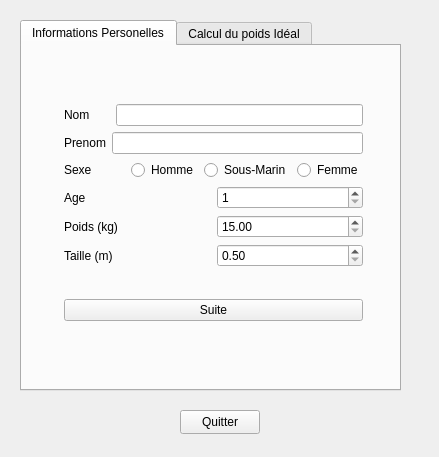
<?xml version="1.0" encoding="UTF-8"?>
<ui version="4.0">
 <class>Widget</class>
 <widget class="QWidget" name="Widget">
  <property name="geometry">
   <rect>
    <x>0</x>
    <y>0</y>
    <width>439</width>
    <height>457</height>
   </rect>
  </property>
  <property name="windowTitle">
   <string>Widget</string>
  </property>
  <widget class="QPushButton" name="pushButtonQuitter">
   <property name="geometry">
    <rect>
     <x>180</x>
     <y>410</y>
     <width>80</width>
     <height>24</height>
    </rect>
   </property>
   <property name="text">
    <string>Quitter</string>
   </property>
  </widget>
  <widget class="QTabWidget" name="tabWidget">
   <property name="geometry">
    <rect>
     <x>20</x>
     <y>20</y>
     <width>381</width>
     <height>371</height>
    </rect>
   </property>
   <property name="currentIndex">
    <number>0</number>
   </property>
   <widget class="QWidget" name="OngletInfoPerso">
    <attribute name="title">
     <string>Informations Personelles</string>
    </attribute>
    <widget class="QWidget" name="layoutWidget">
     <property name="geometry">
      <rect>
       <x>31</x>
       <y>21</y>
       <width>321</width>
       <height>291</height>
      </rect>
     </property>
     <layout class="QVBoxLayout" name="verticalLayout_2">
      <item>
       <layout class="QVBoxLayout" name="verticalLayout">
        <item>
         <layout class="QHBoxLayout" name="horizontalLayout">
          <item>
           <widget class="QLabel" name="LabelNom">
            <property name="text">
             <string>Nom      </string>
            </property>
           </widget>
          </item>
          <item>
           <widget class="QLineEdit" name="lineEditNom"/>
          </item>
         </layout>
        </item>
        <item>
         <layout class="QHBoxLayout" name="horizontalLayout_2">
          <item>
           <widget class="QLabel" name="LabelPrenom">
            <property name="text">
             <string>Prenom</string>
            </property>
           </widget>
          </item>
          <item>
           <widget class="QLineEdit" name="lineEditPre"/>
          </item>
         </layout>
        </item>
        <item>
         <layout class="QHBoxLayout" name="horizontalLayout_3">
          <item>
           <widget class="QLabel" name="labelSexe">
            <property name="text">
             <string>Sexe</string>
            </property>
           </widget>
          </item>
          <item>
           <widget class="QRadioButton" name="radioButtonH">
            <property name="text">
             <string>Homme</string>
            </property>
           </widget>
          </item>
          <item>
           <widget class="QRadioButton" name="radioButtonSM">
            <property name="text">
             <string>Sous-Marin</string>
            </property>
           </widget>
          </item>
          <item>
           <widget class="QRadioButton" name="radioButtonF">
            <property name="text">
             <string>Femme</string>
            </property>
           </widget>
          </item>
         </layout>
        </item>
        <item>
         <layout class="QHBoxLayout" name="horizontalLayout_4">
          <item>
           <widget class="QLabel" name="labelAge">
            <property name="text">
             <string>Age</string>
            </property>
           </widget>
          </item>
          <item>
           <widget class="QSpinBox" name="spinBoxAge">
            <property name="minimum">
             <number>1</number>
            </property>
            <property name="maximum">
             <number>200</number>
            </property>
           </widget>
          </item>
         </layout>
        </item>
        <item>
         <layout class="QHBoxLayout" name="horizontalLayout_5">
          <item>
           <widget class="QLabel" name="labelPoids">
            <property name="text">
             <string>Poids (kg)</string>
            </property>
           </widget>
          </item>
          <item>
           <widget class="QDoubleSpinBox" name="SpinBoxPoids">
            <property name="minimum">
             <double>15.000000000000000</double>
            </property>
            <property name="maximum">
             <double>300.000000000000000</double>
            </property>
            <property name="singleStep">
             <double>0.100000000000000</double>
            </property>
           </widget>
          </item>
         </layout>
        </item>
        <item>
         <layout class="QHBoxLayout" name="horizontalLayout_6">
          <item>
           <widget class="QLabel" name="labelTaille">
            <property name="text">
             <string>Taille (m)</string>
            </property>
           </widget>
          </item>
          <item>
           <widget class="QDoubleSpinBox" name="SpinBoxTaille">
            <property name="minimum">
             <double>0.500000000000000</double>
            </property>
            <property name="maximum">
             <double>3.000000000000000</double>
            </property>
            <property name="singleStep">
             <double>0.010000000000000</double>
            </property>
           </widget>
          </item>
         </layout>
        </item>
       </layout>
      </item>
      <item>
       <widget class="QPushButton" name="pushButtonSuite">
        <property name="text">
         <string>Suite</string>
        </property>
       </widget>
      </item>
     </layout>
    </widget>
   </widget>
   <widget class="QWidget" name="OngletCalc">
    <attribute name="title">
     <string>Calcul du poids Idéal</string>
    </attribute>
    <widget class="QWidget" name="layoutWidget">
     <property name="geometry">
      <rect>
       <x>11</x>
       <y>13</y>
       <width>351</width>
       <height>311</height>
      </rect>
     </property>
     <layout class="QVBoxLayout" name="verticalLayout_3">
      <item>
       <widget class="QTextEdit" name="textEdit"/>
      </item>
      <item>
       <widget class="QPushButton" name="pushButtonD">
        <property name="text">
         <string>Poids Idéal formule de Devine</string>
        </property>
       </widget>
      </item>
      <item>
       <widget class="QPushButton" name="pushButtonL">
        <property name="text">
         <string>Poids idéal formule de Lorentz</string>
        </property>
       </widget>
      </item>
      <item>
       <widget class="QPushButton" name="pushButtonLA">
        <property name="text">
         <string>Poids idéal formule de Lorentz en fonction e l'âge</string>
        </property>
       </widget>
      </item>
     </layout>
    </widget>
   </widget>
  </widget>
  <widget class="QWidget" name="layoutWidget">
   <property name="geometry">
    <rect>
     <x>0</x>
     <y>0</y>
     <width>2</width>
     <height>2</height>
    </rect>
   </property>
   <layout class="QVBoxLayout" name="verticalLayout_4"/>
  </widget>
 </widget>
 <layoutdefault spacing="6" margin="11"/>
 <resources/>
 <connections>
  <connection>
   <sender>pushButtonQuitter</sender>
   <signal>clicked()</signal>
   <receiver>Widget</receiver>
   <slot>close()</slot>
   <hints>
    <hint type="sourcelabel">
     <x>285</x>
     <y>109</y>
    </hint>
    <hint type="destinationlabel">
     <x>222</x>
     <y>158</y>
    </hint>
   </hints>
  </connection>
 </connections>
</ui>
